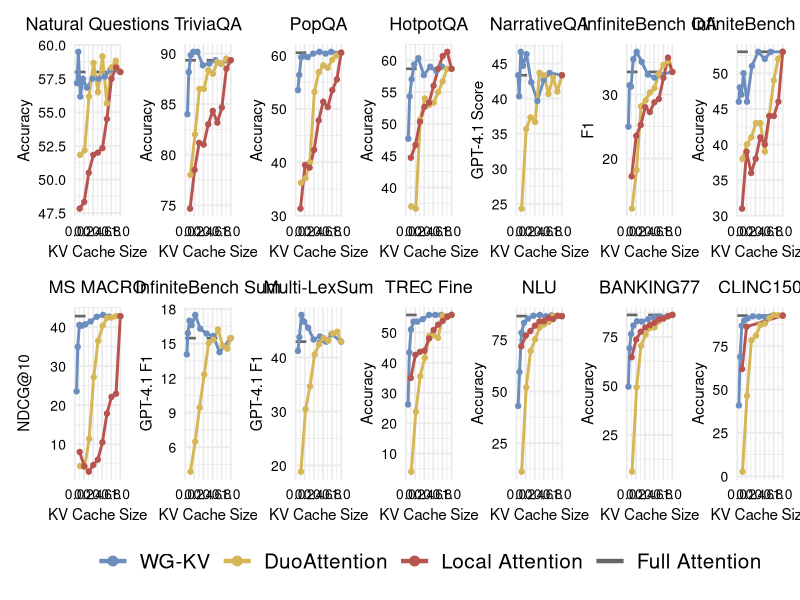

Here is the R script that generated this plot:
library(tidyverse)
library(patchwork)

data <- read_csv("data/benchmark.csv") %>%
  mutate(
    method = fct_inorder(method),
    score = case_when(
      panel_title == "NarrativeQA" ~ score * (100 / 3),
      panel_title == "InfiniteBench Sum" | panel_title == "Multi-LexSum" ~ score * 100,
      TRUE ~ score
    )
  )

panel_info <- data %>%
  distinct(panel_title, y_label)

fig_list <- map(seq_len(nrow(panel_info)), \(idx) {
  panel_label <- panel_info$panel_title[[idx]]
  axis_label <- panel_info$y_label[[idx]]

  panel_data <- data %>%
    filter(panel_title == panel_label, y_label == axis_label)

  full_attention_score <- panel_data %>%
    filter(method == "WG-KV", kv_size == 1) %>%
    pull(score) %>%
    first()

  panel_data %>%
    ggplot(aes(x = kv_size, y = score, colour = method)) +
      geom_hline(
        aes(yintercept = full_attention_score, colour = "Full Attention"),
        linetype = "dashed",
        linewidth = 0.9
      ) +
      geom_line(linewidth = 1) +
      geom_point(size = 1.5) +
      scale_colour_manual(
        values = c(
          "WG-KV" = "#6C8EBF",
          "DuoAttention" = "#D6B656",
          "Local Attention" = "#B85450",
          "Full Attention" = "#666666"
        )
      ) +
      scale_x_continuous(
        limits = c(0, 1),
        breaks = seq(0, 1, by = 0.2),
        expand = c(0, 0)
      ) +
      guides(colour = guide_legend(
        override.aes = list(linetype = "solid", linewidth = 1.5, size = 3),
        keywidth = 1.7
      )) +
      labs(
        x = "KV Cache Size",
        y = axis_label,
        title = panel_label
      ) +
      coord_cartesian(clip = "off") +
      theme_minimal(base_size = 14) +
      theme(
        plot.title = element_text(size = 13, hjust = 0.5),
        legend.title = element_blank(),
        legend.text = element_text(size = 15),
        axis.text.x = element_text(size = 10, colour = "black"),
        axis.text.y = element_text(size = 10, colour = "black"),
        axis.title.x = element_text(size = 11),
        axis.title.y = element_text(size = 11),
      )
})

fig <- wrap_plots(fig_list, ncol = 7, guides = "collect") &
  theme(legend.position = "bottom")

ggsave("benchmark.pdf", fig, width = 14.0, height = 4.5, units = "in")
